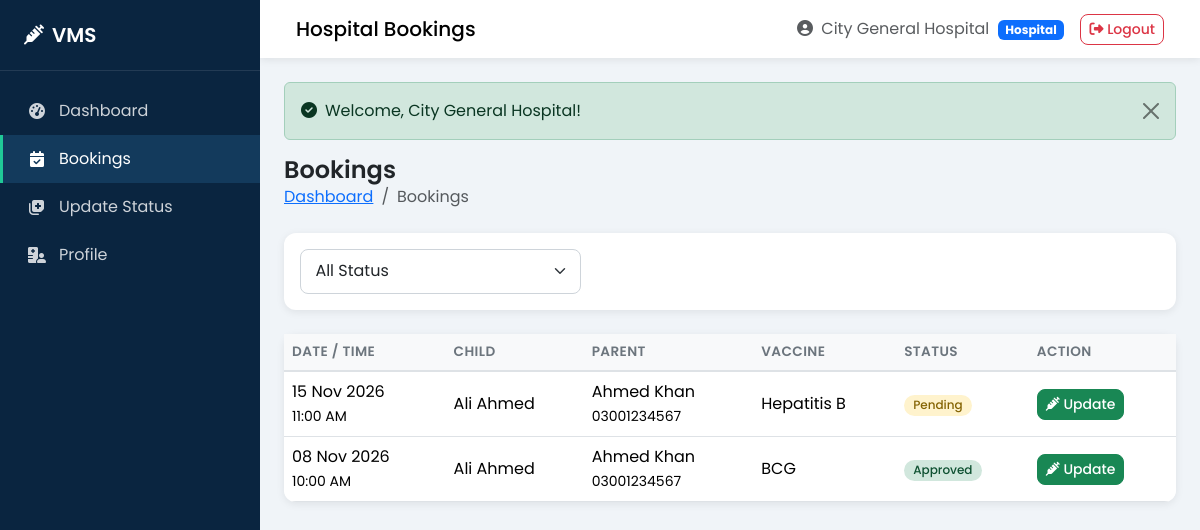
Page /hospital/bookings.php (signed in) on the committed database.
### tables this page shows
CREATE TABLE `appointments` (
  `id` int(11) NOT NULL AUTO_INCREMENT,
  `parent_id` int(11) NOT NULL,
  `child_id` int(11) NOT NULL,
  `hospital_id` int(11) NOT NULL,
  `vaccine_id` int(11) NOT NULL,
  `appointment_date` date NOT NULL,
  `appointment_time` time NOT NULL,
  `status` enum('pending','approved','rejected','completed','cancelled') NOT NULL DEFAULT 'pending',
  `notes` text DEFAULT NULL,
  `admin_notes` text DEFAULT NULL,
  `created_at` timestamp NOT NULL DEFAULT CURRENT_TIMESTAMP,
  `updated_at` timestamp NOT NULL DEFAULT CURRENT_TIMESTAMP ON UPDATE CURRENT_TIMESTAMP,
  PRIMARY KEY (`id`),
  KEY `parent_id` (`parent_id`),
  KEY `child_id` (`child_id`),
  KEY `hospital_id` (`hospital_id`),
  KEY `vaccine_id` (`vaccine_id`),
  KEY `idx_appointment_date` (`appointment_date`),
  KEY `idx_status` (`status`),
  CONSTRAINT `appointments_ibfk_1` FOREIGN KEY (`parent_id`) REFERENCES `parents` (`id`) ON DELETE CASCADE ON UPDATE CASCADE,
  CONSTRAINT `appointments_ibfk_2` FOREIGN KEY (`child_id`) REFERENCES `children` (`id`) ON DELETE CASCADE ON UPDATE CASCADE,
  CONSTRAINT `appointments_ibfk_3` FOREIGN KEY (`hospital_id`) REFERENCES `hospitals` (`id`) ON DELETE CASCADE ON UPDATE CASCADE,
  CONSTRAINT `appointments_ibfk_4` FOREIGN KEY (`vaccine_id`) REFERENCES `vaccines` (`id`) ON DELETE CASCADE ON UPDATE CASCADE
);

CREATE TABLE `children` (
  `id` int(11) NOT NULL AUTO_INCREMENT,
  `parent_id` int(11) NOT NULL,
  `full_name` varchar(100) NOT NULL,
  `date_of_birth` date NOT NULL,
  `gender` enum('male','female','other') NOT NULL,
  `blood_group` varchar(5) DEFAULT NULL,
  `cnic` varchar(15) DEFAULT NULL,
  `birth_certificate_no` varchar(50) DEFAULT NULL,
  `status` enum('active','inactive') NOT NULL DEFAULT 'active',
  `created_at` timestamp NOT NULL DEFAULT CURRENT_TIMESTAMP,
  `updated_at` timestamp NOT NULL DEFAULT CURRENT_TIMESTAMP ON UPDATE CURRENT_TIMESTAMP,
  PRIMARY KEY (`id`),
  KEY `parent_id` (`parent_id`),
  CONSTRAINT `children_ibfk_1` FOREIGN KEY (`parent_id`) REFERENCES `parents` (`id`) ON DELETE CASCADE ON UPDATE CASCADE
);

CREATE TABLE `parents` (
  `id` int(11) NOT NULL AUTO_INCREMENT,
  `full_name` varchar(100) NOT NULL,
  `email` varchar(100) NOT NULL,
  `phone` varchar(15) NOT NULL,
  `cnic` varchar(15) DEFAULT NULL,
  `password` varchar(255) NOT NULL,
  `address` text DEFAULT NULL,
  `city` varchar(50) DEFAULT NULL,
  `status` enum('active','inactive') NOT NULL DEFAULT 'active',
  `reset_token` varchar(100) DEFAULT NULL,
  `reset_expires` datetime DEFAULT NULL,
  `created_at` timestamp NOT NULL DEFAULT CURRENT_TIMESTAMP,
  `updated_at` timestamp NOT NULL DEFAULT CURRENT_TIMESTAMP ON UPDATE CURRENT_TIMESTAMP,
  PRIMARY KEY (`id`),
  UNIQUE KEY `email` (`email`),
  UNIQUE KEY `cnic` (`cnic`)
);

CREATE TABLE `vaccines` (
  `id` int(11) NOT NULL AUTO_INCREMENT,
  `name` varchar(100) NOT NULL,
  `description` text DEFAULT NULL,
  `recommended_age` varchar(50) DEFAULT NULL,
  `doses_required` int(11) NOT NULL DEFAULT 1,
  `interval_days` int(11) DEFAULT 0,
  `availability` enum('available','unavailable') NOT NULL DEFAULT 'available',
  `status` enum('active','inactive') NOT NULL DEFAULT 'active',
  `created_at` timestamp NOT NULL DEFAULT CURRENT_TIMESTAMP,
  `updated_at` timestamp NOT NULL DEFAULT CURRENT_TIMESTAMP ON UPDATE CURRENT_TIMESTAMP,
  PRIMARY KEY (`id`)
);

### config/config.php (called while the page is built, shortened)
<?php
function url($path = '') {
    return BASE_URL . '/' . ltrim($path, '/');
}
function e($string) {
    return htmlspecialchars($string ?? '', ENT_QUOTES, 'UTF-8');
}
function current_user_id() {
    return $_SESSION['user_id'] ?? null;
}

### hospital/bookings.php (the view, shortened to what this page needs)
<?php
require_once __DIR__ . '/../config/db.php';
$hospital_id = current_user_id();
$where = "a.hospital_id = ?";
$params = [$hospital_id];
$types = "i";
$sql = "SELECT a.*, c.full_name AS child_name, p.full_name AS parent_name, p.phone AS parent_phone, v.name AS vaccine_name
        FROM appointments a
        JOIN children c ON a.child_id = c.id
        JOIN parents p ON a.parent_id = p.id
        JOIN vaccines v ON a.vaccine_id = v.id
        WHERE $where
        ORDER BY a.appointment_date DESC";
$stmt = mysqli_prepare($conn, $sql);
mysqli_stmt_bind_param($stmt, $types, ...$params);
mysqli_stmt_execute($stmt);
$result = mysqli_stmt_get_result($stmt);
$bookings = [];
while ($r = mysqli_fetch_assoc($result)) $bookings[] = $r;
include __DIR__ . '/../includes/header.php';
?>
<div class="page-header">
    <div>
        <h1>Bookings</h1>
        <nav aria-label="breadcrumb"><ol class="breadcrumb"><li class="breadcrumb-item"><a href="<?php echo url('hospital/dashboard.php'); ?>">Dashboard</a></li><li class="breadcrumb-item active">Bookings</li></ol></nav>
    </div>
</div>
<div class="card mb-4">
    <div class="card-body">
        <form method="GET" class="row g-2">
            <div class="col-md-4">
                <select name="status" class="form-select" onchange="this.form.submit()">
                    <option value="">All Status</option>
                </select>
            </div>
        </form>
    </div>
</div>
<div class="card">
    <div class="table-responsive">
        <table class="table table-hover mb-0">
            <thead>
                <tr><th>Date / Time</th><th>Child</th><th>Parent</th><th>Vaccine</th><th>Status</th><th>Action</th></tr>
            </thead>
            <tbody>
                <?php if (empty($bookings)): ?>
                    <tr><td colspan="6" class="text-center text-muted py-4">No bookings found</td></tr>
                <?php else: foreach ($bookings as $b): ?>
                    <tr>
                        <td><?php echo date('d M Y', strtotime($b['appointment_date'])); ?><br><small><?php echo date('h:i A', strtotime($b['appointment_time'])); ?></small></td>
                        <td><?php echo e($b['child_name']); ?></td>
                        <td><?php echo e($b['parent_name']); ?><br><small><?php echo e($b['parent_phone']); ?></small></td>
                        <td><?php echo e($b['vaccine_name']); ?></td>
                        <td><span class="badge badge-status badge-<?php echo e($b['status']); ?>"><?php echo ucfirst(e($b['status'])); ?></span></td>
                        <td>
                            <?php if (in_array($b['status'], ['pending','approved'])): ?>
                                <a href="<?php echo url('hospital/vaccination-status.php?id=' . $b['id']); ?>" class="btn btn-sm btn-success"><i class="fas fa-syringe"></i> Update</a>
                            <?php else: ?>
                                <span class="text-muted small">—</span>
                            <?php endif; ?>
                        </td>
                    </tr>
                <?php endforeach; endif; ?>
            </tbody>
        </table>
    </div>
</div>
<?php include __DIR__ . '/../includes/footer.php'; ?>

### assets/css/style.css (style rules this page uses)
:root { --primary: #0d6efd; --primary-dark: #0a58ca; --teal: #20c997; --teal-dark: #199d76; --green: #198754; --danger: #dc3545; --warning: #ffc107; --dark: #212529; --gray: #6c757d; --light: #f8f9fa; --sidebar-width: 260px; --sidebar-bg: #0a2540; --sidebar-hover: #133a5c; --card-shadow: 0 0.125rem 0.5rem rgba(0,0,0,0.08); --card-shadow-hover: 0 0.5rem 1.5rem rgba(0,0,0,0.12); }
* { box-sizing: border-box; }
body { font-family: 'Poppins', sans-serif; background-color: #f0f4f8; color: var(--dark); margin: 0; min-height: 100vh; }
.card { border: none; border-radius: 0.75rem; box-shadow: var(--card-shadow); }
.table { margin-bottom: 0; }
.table thead th { background: #f8f9fa; font-weight: 600; font-size: 0.85rem; text-transform: uppercase; letter-spacing: 0.03em; color: var(--gray); border-bottom: 2px solid #dee2e6; white-space: nowrap; }
.table td { vertical-align: middle; }
.table-responsive { border-radius: 0 0 0.75rem 0.75rem; }
.badge-status { padding: 0.35em 0.75em; border-radius: 50rem; font-weight: 500; font-size: 0.75rem; }
.badge-pending { background: #fff3cd; color: #856404; }
.badge-approved { background: #d1e7dd; color: #0f5132; }
.btn { border-radius: 0.5rem; font-weight: 500; }
.form-control, .form-select { border-radius: 0.5rem; border: 1px solid #ced4da; padding: 0.6rem 0.9rem; }
.page-header { display: flex; flex-wrap: wrap; justify-content: space-between; align-items: center; margin-bottom: 1.5rem; gap: 1rem; }
.page-header h1 { font-size: 1.5rem; font-weight: 600; margin: 0; }
.breadcrumb { margin-bottom: 0; background: transparent; padding: 0; }

### rows in the picture
appointments: appointment_date "15 Nov 2026", appointment_time "11:00 AM", child.full_name "Ali Ahmed", parent.full_name "Ahmed Khan", parent.phone "03001234567", vaccine.name "Hepatitis B", status "Pending"
appointments: appointment_date "08 Nov 2026", appointment_time "10:00 AM", child.full_name "Ali Ahmed", parent.full_name "Ahmed Khan", parent.phone "03001234567", vaccine.name "BCG", status "Approved"

### other values in the picture
$page_title "Hospital Bookings"
$_SESSION['user_name'] "City General Hospital"
$_SESSION['role'] "Hospital"
$success "Welcome, City General Hospital!"
